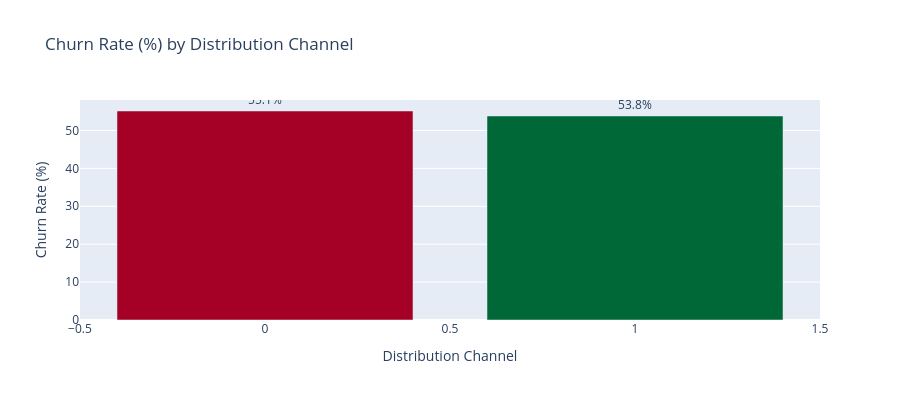

Notebook source saved alongside this figure:
### Markdown cell above
### Chart 1: Churn Rate by Distribution Channel

### Code cell
churn_channel = df.groupby('Distribution_channel')['Churn'].agg(['mean','count']).reset_index()
churn_channel.columns = ['Channel', 'Churn_Rate', 'Count']
churn_channel['Churn_Pct'] = (churn_channel['Churn_Rate'] * 100).round(2)
plt = px.bar(churn_channel.sort_values('Churn_Pct', ascending=False),
    x='Channel', y='Churn_Pct', color='Churn_Pct',
    color_continuous_scale='RdYlGn_r', text='Churn_Pct',
    title='Churn Rate (%) by Distribution Channel',
    labels={'Churn_Pct': 'Churn Rate (%)', 'Channel': 'Distribution Channel'})
plt.update_traces(texttemplate='%{text:.1f}%', textposition='outside')
plt.update_layout(height=400, coloraxis_showscale=False)
plt.show()

### Figure 1 — Plotly figure (JSON) as saved in the notebook; plotly's stock layout.template omitted (floating-point values rounded to 4 significant figures)
{"data": [{"hovertemplate": "Distribution Channel=%{x}<br>Churn Rate (%)=%{marker.color}<extra></extra>", "legendgroup": "", "marker": {"color": [55.14, 54.46, 53.82], "coloraxis": "coloraxis", "pattern": {"shape": ""}}, "name": "", "orientation": "v", "showlegend": false, "text": [55.14, 54.46, 53.82], "textposition": "outside", "texttemplate": "%{text:.1f}%", "type": "bar", "x": [0, "00/01/1900", 1], "xaxis": "x", "y": [55.14, 54.46, 53.82], "yaxis": "y"}], "layout": {"barmode": "relative", "coloraxis": {"autocolorscale": false, "colorbar": {"title": {"text": "Churn Rate (%)"}}, "colorscale": [[0, "rgb(0,104,55)"], [0.1, "rgb(26,152,80)"], [0.2, "rgb(102,189,99)"], [0.3, "rgb(166,217,106)"], [0.4, "rgb(217,239,139)"], [0.5, "rgb(255,255,191)"], [0.6, "rgb(254,224,139)"], [0.7, "rgb(253,174,97)"], [0.8, "rgb(244,109,67)"], [0.9, "rgb(215,48,39)"], [1, "rgb(165,0,38)"]], "showscale": false}, "height": 400, "legend": {"tracegroupgap": 0}, "title": {"text": "Churn Rate (%) by Distribution Channel"}, "xaxis": {"anchor": "y", "domain": [0, 1], "title": {"text": "Distribution Channel"}}, "yaxis": {"anchor": "x", "domain": [0, 1], "title": {"text": "Churn Rate (%)"}}}}
